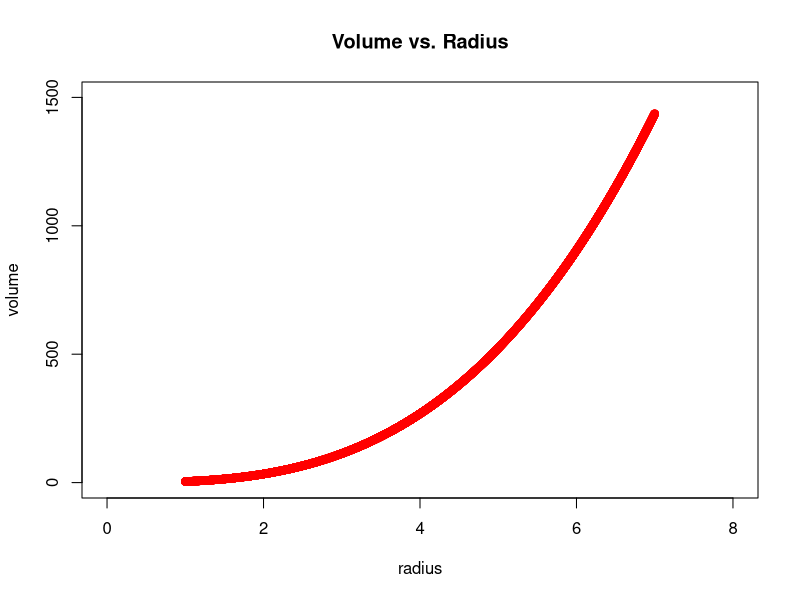
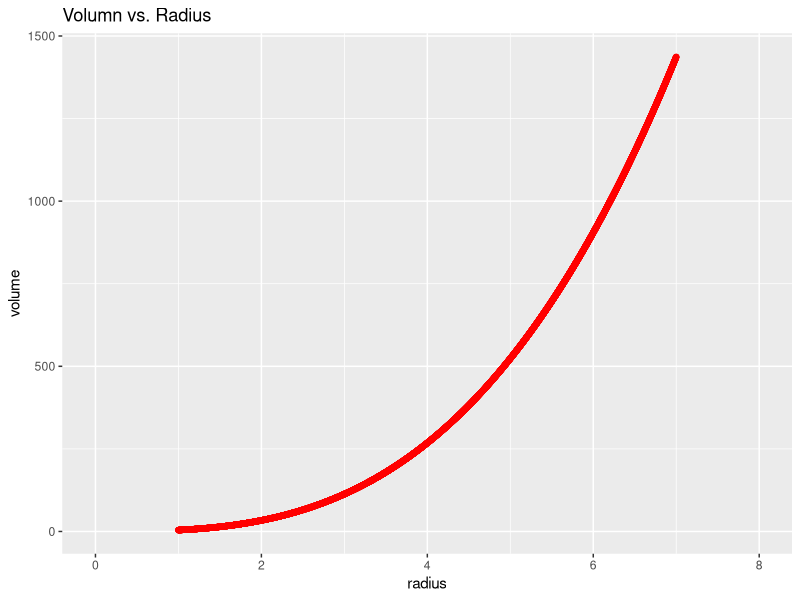

R code for these plots, in order:
## ---- chunk 1
par(mfrow=c(1,1))
radius = seq(from = 1, to = 7, length = 10000)
volume = 4/3*pi*radius^3
plot(radius,volume,main="Volume vs. Radius",
     xlab="radius",
     ylab="volume",
     xlim=c(0,8),
     ylim=c(0,1500),
     col = 'red')
## ---- chunk 2
# Question 2c
library(ggplot2)
df = data.frame(radius,volume)
ggplot(data = df, aes(x = radius, y = volume)) + 
  geom_point(color = "red") + 
  ggtitle("Volumn vs. Radius") +
  xlim(0,8)
